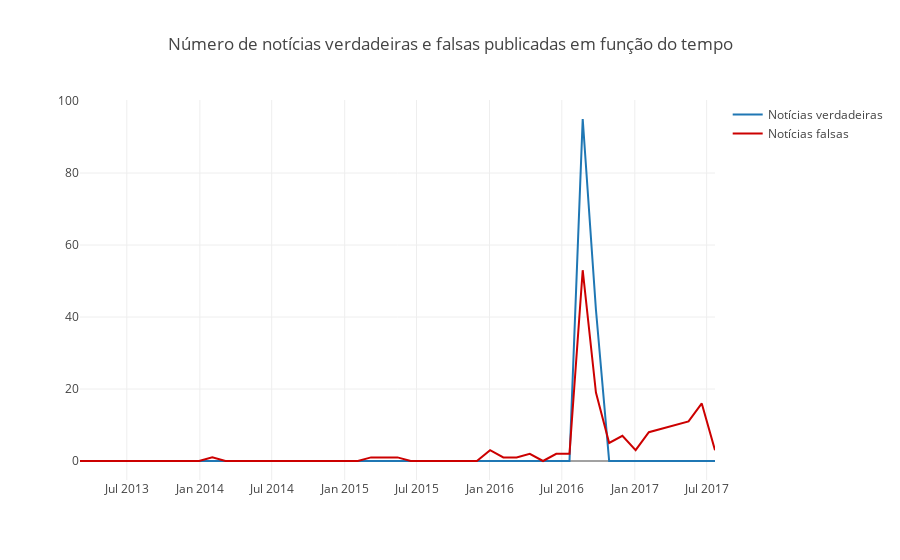

Notebook code for this chart:
### Markdown cell above
<h1>Evolução temporal: Frequência de publicação de notícias verdadeiras e falsas</h1>

### Code cell
date_df = df.copy()
date_df.rename(columns={'publish_date.$date':'date'},inplace=True)
date_df['date'] = pd.to_datetime(date_df['date'], unit='ms')

max_date = max(date_df['date'])
min_date = min(date_df['date'])

d_range = pd.date_range(start=min_date, end=max_date, periods=50)

true_date_df = date_df.loc[date_df['label'] == 1]
fake_date_df = date_df.loc[date_df['label'] == 0]

true_binned_dates = pd.cut(x=true_date_df['date'], bins=d_range)
fake_binned_dates = pd.cut(x=fake_date_df['date'], bins=d_range)

true_binned_dates = true_binned_dates.apply(lambda x: x.left).value_counts().sort_index()
fake_binned_dates = fake_binned_dates.apply(lambda x: x.left).value_counts().sort_index()

true_trace = go.Scatter(x=true_binned_dates.index.tolist(), y=true_binned_dates.values, name="Notícias verdadeiras")
fake_trace = go.Scatter(x=fake_binned_dates.index.tolist(), y=fake_binned_dates.values, line=dict(color='#cc0000'), name="Notícias falsas")

data = [true_trace, fake_trace]
layout = go.Layout(title='Número de notícias verdadeiras e falsas publicadas em função do tempo')
figure = go.Figure(data=data, layout=layout)
iplot(figure)
